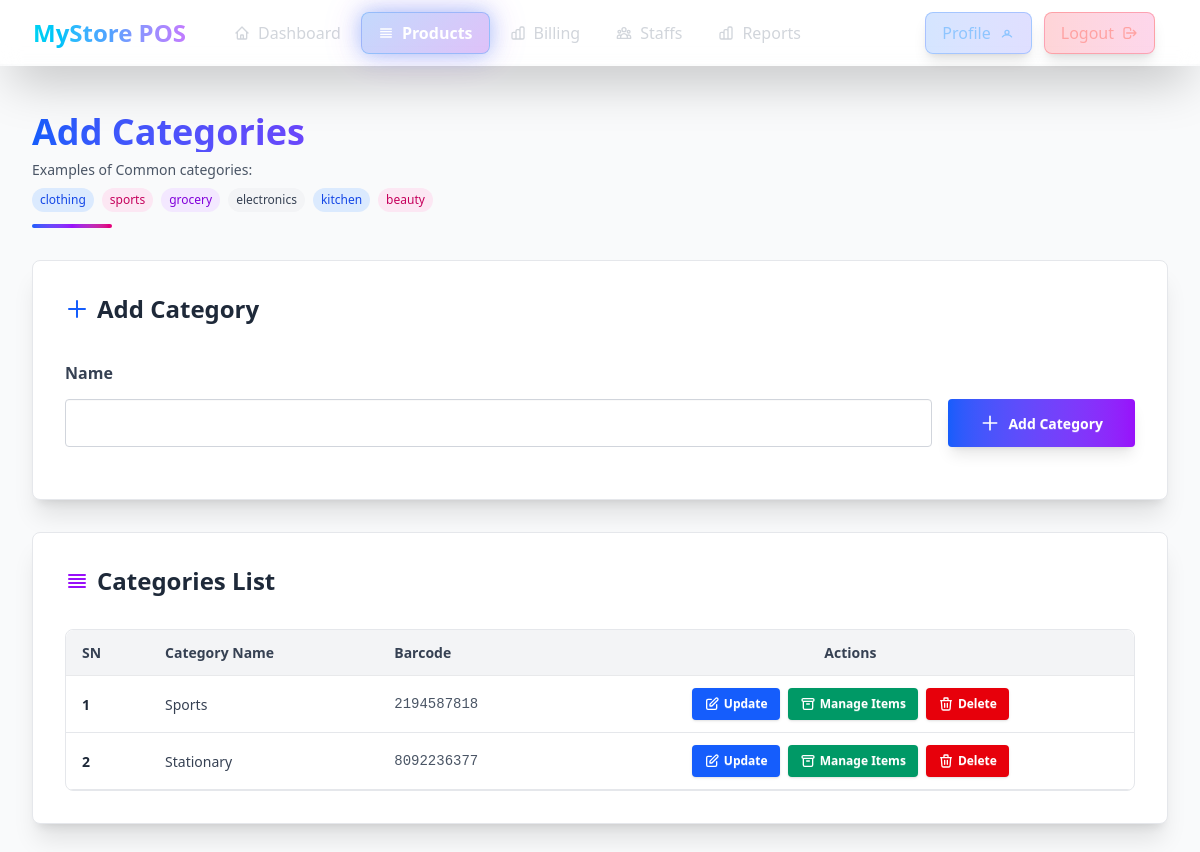
Screenshot of /shop/item_list/ (signed in) with the database file from the repository.
### shop/models.py (models this page shows, shortened)
class Item(models.Model):
    name=models.CharField(max_length=100)
    shop=models.ForeignKey(Shop, on_delete=models.CASCADE, related_name='items')
    barcode = models.CharField(max_length=50, unique=True, blank=True, null=True)
    class Meta:
        unique_together = ('name', 'shop')

### shop/views.py (the view, shortened to what this page needs)
# urls.py: path("item_list/", views.item_list, name="item_list"),
def item_list(request):
    form=ItemForm(request.POST,request=request)
    if request.user.role == CustomUser.Roles.SHOP_ADMIN:
        shop = request.user.shop
    else:
        shop = request.user.workplace
    form = ItemForm(request=request)
    item_list = shop.items.all()
    context = {
        "form": form,
        "item_list": item_list,
    }
    return render(request, "shop/item-create-form.html", context)

### shop/forms.py (shortened to what this page needs)
class ItemForm(forms.ModelForm):
    class Meta:
        model = Item
        fields = ['name']
    def __init__(self, *args, **kwargs):
        self.request = kwargs.pop("request") if "request" in kwargs else None
        super().__init__(*args, **kwargs)

### common/templatetags/form_extras.py (called while the page is built)
@register.filter
def add_class(field, css_class):
    if not isinstance(field, BoundField):
        return field
    existing_classes = field.field.widget.attrs.get("class", "")
    if existing_classes:
        new_classes = f"{existing_classes} {css_class}"
    else:
        new_classes = css_class
    field_copy = field
    field_copy.field.widget.attrs["class"] = new_classes
    return field_copy

### shop/templates/shop/item-create-form.html (shortened to what this page needs)
{% extends 'base.html' %}
{% load form_extras %}
{% block content %}
<main class="min-h-screen flex flex-col gap-8 p-4 md:p-6 lg:p-8 w-full mt-16 bg-gray-50 dark:bg-gray-900" id="main">
    <div class="relative pt-4">
        <h1 class="text-3xl md:text-4xl font-bold mb-2 bg-gradient-to-r from-blue-600 via-purple-600 to-pink-600 bg-clip-text text-transparent">
        </h1>
        <div class="mb-3">
            <p class="text-sm text-gray-600 dark:text-gray-400 mb-2">Examples of Common categories:</p>
            <div class="flex flex-wrap gap-2">
                <span class="px-2 py-1 text-xs bg-blue-100 text-blue-700 rounded-full dark:bg-blue-900 dark:text-blue-300">clothing</span>
                <span class="px-2 py-1 text-xs bg-pink-100 text-pink-700 rounded-full dark:bg-pink-900 dark:text-pink-300">sports</span>
                <span class="px-2 py-1 text-xs bg-purple-100 text-purple-700 rounded-full dark:bg-purple-900 dark:text-purple-300">grocery</span>
                <span class="px-2 py-1 text-xs bg-gray-100 text-gray-700 rounded-full dark:bg-gray-700 dark:text-gray-300">electronics</span>
                <span class="px-2 py-1 text-xs bg-blue-100 text-blue-700 rounded-full dark:bg-blue-900 dark:text-blue-300">kitchen </span>
                <span class="px-2 py-1 text-xs bg-pink-100 text-pink-700 rounded-full dark:bg-pink-900 dark:text-pink-300">beauty</span>
            </div>
        </div>
        <div class="h-1 w-20 bg-gradient-to-r from-blue-600 via-purple-600 to-pink-600 rounded-full"></div>
    </div>
    <div class="flex flex-col gap-6 lg:gap-8 max-w-7xl w-full mx-auto">
        <div class="w-full">
            <div class="card bg-white dark:bg-gray-800 shadow-xl border border-gray-200 dark:border-gray-700 hover:shadow-2xl transition-shadow duration-300">
                <div class="card-body p-6 md:p-8">
                    <h2 class="text-2xl font-bold mb-6 flex items-center gap-2 text-gray-800 dark:text-gray-100">
                        <svg xmlns="http://www.w3.org/2000/svg" class="h-6 w-6 text-blue-600 dark:text-blue-400" fill="none" viewBox="0 0 24 24" stroke="currentColor">
                            <path stroke-linecap="round" stroke-linejoin="round" stroke-width="2" d="M12 4v16m8-8H4" />
                        </svg>
                        Add Category
                    </h2>
                    <form id="add-item-form" action="" method="post">
                        <div class="flex flex-col gap-4">
                            <div class="grid grid-cols-1 lg:grid-cols-[1fr_auto] gap-4 items-start">
                                <fieldset class="fieldset w-full">
                                    <label class="block mb-2" for="{{ form.name.id_for_label }}">
                                        <span class="text-base font-semibold text-gray-700 dark:text-gray-300">{{form.name.label}}</span>
                                    </label>
                                    {{ form.name|add_class:"input input-bordered w-full bg-white dark:bg-gray-700 border-gray-300 dark:border-gray-600 focus:border-blue-500 dark:focus:border-blue-400 text-gray-900 dark:text-gray-100 transition-all duration-200 h-12" }}
                                </fieldset>
                                <button type="submit" class="btn bg-gradient-to-r from-blue-600 to-purple-600 hover:from-blue-700 hover:to-purple-700 text-white border-0 gap-2 shadow-lg hover:shadow-xl transition-all duration-200 h-12 px-8 whitespace-nowrap lg:mt-10.5">
                                    <svg xmlns="http://www.w3.org/2000/svg" class="h-5 w-5" fill="none" viewBox="0 0 24 24" stroke="currentColor">
                                        <path stroke-linecap="round" stroke-linejoin="round" stroke-width="2" d="M12 4v16m8-8H4" />
                                    </svg>
                                    Add Category
                                </button>
                            </div>
                        </div>
                    </form>
                </div>
            </div>
        </div>
        <div class="w-full">
            <div class="card bg-white dark:bg-gray-800 shadow-xl border border-gray-200 dark:border-gray-700 hover:shadow-2xl transition-shadow duration-300">
                <div class="card-body p-6 md:p-8">
                    <h2 class="text-2xl font-bold mb-6 flex items-center gap-2 text-gray-800 dark:text-gray-100">
                        <svg xmlns="http://www.w3.org/2000/svg" class="h-6 w-6 text-purple-600 dark:text-purple-400" fill="none" viewBox="0 0 24 24" stroke="currentColor">
                            <path stroke-linecap="round" stroke-linejoin="round" stroke-width="2" d="M4 6h16M4 10h16M4 14h16M4 18h16" />
                        </svg>
                        Categories List
                    </h2>
                    <div class="overflow-x-auto rounded-lg border border-gray-200 dark:border-gray-700">
                        <table class="table w-full">
                            <thead>
                                <tr class="bg-gray-100 dark:bg-gray-700">
                                    <th class="rounded-tl-lg text-gray-700 dark:text-gray-300">SN</th>
                                    <th class="text-gray-700 dark:text-gray-300">Category Name</th>
                                    <th class="text-gray-700 dark:text-gray-300">Barcode</th>
                                    <th class="rounded-tr-lg text-center text-gray-700 dark:text-gray-300">Actions</th>
                                </tr>
                            </thead>
                            <tbody id="item-list">
                                {% for item in item_list %}
                                <tr id="item-{{ item.id }}" class="hover:bg-gray-50 dark:hover:bg-gray-700 transition-colors duration-150 border-b border-gray-200 dark:border-gray-700">
                                    <th class="font-semibold text-gray-800 dark:text-gray-200">{{ forloop.counter }}</th>
                                    <td class="font-medium text-gray-700 dark:text-gray-300">{{ item.name }}</td>
                                    <td class="font-mono text-sm text-gray-600 dark:text-gray-400">{{ item.barcode }}</td>
                                    <td>
                                        <div class="flex gap-2 justify-center flex-wrap">
                                            <a class="btn btn-sm bg-blue-600 hover:bg-blue-700 text-white border-0 gap-1 shadow hover:shadow-md transition-all duration-200" href="{% url 'shop:item_update' item.id %}">
                                                <svg xmlns="http://www.w3.org/2000/svg" class="h-4 w-4" fill="none" viewBox="0 0 24 24" stroke="currentColor">
                                                    <path stroke-linecap="round" stroke-linejoin="round" stroke-width="2" d="M11 5H6a2 2 0 00-2 2v11a2 2 0 002 2h11a2 2 0 002-2v-5m-1.414-9.414a2 2 0 112.828 2.828L11.828 15H9v-2.828l8.586-8.586z" />
                                                </svg>
                                                Update
                                            </a>
                                            <form action="{% url 'shop:price' %}">
                                                <button class="btn btn-sm bg-emerald-600 hover:bg-emerald-700 text-white border-0 gap-1 shadow hover:shadow-md transition-all duration-200">
                                                    <svg xmlns="http://www.w3.org/2000/svg" class="h-4 w-4" fill="none" viewBox="0 0 24 24" stroke="currentColor">
                                                        <path stroke-linecap="round" stroke-linejoin="round" stroke-width="2" d="M5 8h14M5 8a2 2 0 110-4h14a2 2 0 110 4M5 8v10a2 2 0 002 2h10a2 2 0 002-2V8m-9 4h4" />
                                                    </svg>
                                                    Manage Items
                                                </button>
                                            </form>
                                            <button data-item-id="{{ item.id }}"
                                                class="btn btn-sm bg-red-600 hover:bg-red-700 text-white border-0 gap-1 shadow hover:shadow-md transition-all duration-200"
                                                onclick="delete_item(this)">
                                                <svg xmlns="http://www.w3.org/2000/svg" class="h-4 w-4" fill="none" viewBox="0 0 24 24" stroke="currentColor">
                                                    <path stroke-linecap="round" stroke-linejoin="round" stroke-width="2" d="M19 7l-.867 12.142A2 2 0 0116.138 21H7.862a2 2 0 01-1.995-1.858L5 7m5 4v6m4-6v6m1-10V4a1 1 0 00-1-1h-4a1 1 0 00-1 1v3M4 7h16" />
                                                </svg>
                                                Delete
                                            </button>
                                        </div>
                                    </td>
                                </tr>
                                {% endfor %}
                            </tbody>
                        </table>
                    </div>
                </div>
            </div>
        </div>
    </div>
</main>
{% endblock content %}

### shop/templates/shop/item-create-form.html (style rules this page uses)
#item-list tr { transition: opacity 0.3s ease, transform 0.3s ease; }

### rows the page displays
Item: name "Sports", barcode "2194587818"
Item: name "Stationary", barcode "8092236377"
